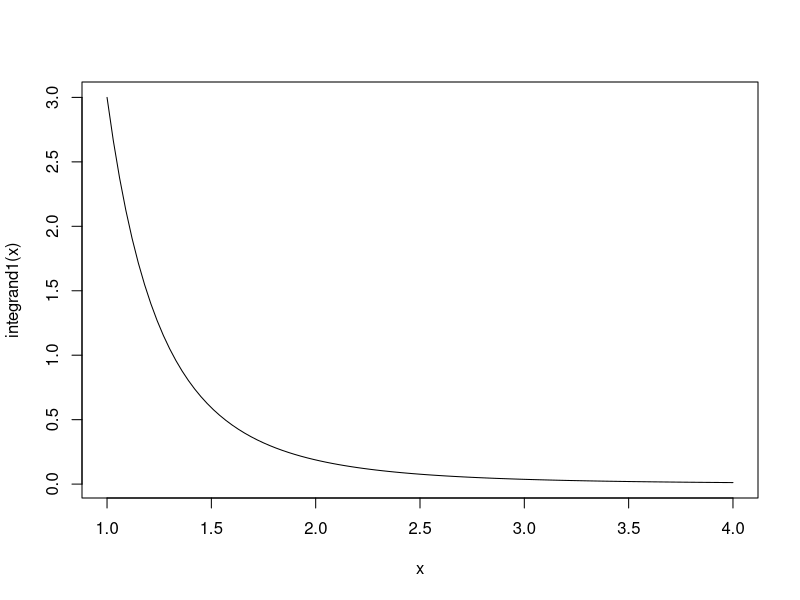

Reproduce this figure in R.
# Example 4.1
# A lot containing 7 components is sampled by a quality inspector; the lot contains
# 4 good components and 3 defective components. A sample of 3 is taken by the
# inspector. Find the expected value of the number of good components in this
# sample.

###Solution :

# # Let X represent the number of good components in the sample. 
# The probability distribution of X is
# f(x) = choose(4,x)*choose(3,3-x)/choose(7,3)

x <- c(0,1,2,3)

# Probability distribution vector
f <- choose(4,x)*choose(3,3-x)/choose(7,3)
exp_val = sum(x*f)
#Answer
round(exp_val,1)

#Example 4.2
# A salesperson for a medical device company has two appointments on a given day.
# At the first appointment, he believes that he has a 70% chance to make the deal,
# from which he can earn $1000 commission if successful. On the other hand, he
# thinks he only has a 40% chance to make the deal at the second appointment,
# from which, if successful, he can make $1500. What is his expected commission
# based on his own probability belief? Assume that the appointment results are
# independent of each other.

## Solution

#let p1 = 0.7 and p2 = 0.4 success 
p1 <- 0.7
p2 <- 0.4
commition_val <- c(0,1000,1500,2500)
# First, we know that the salesperson, for the two appointments, can have 4 possible
# commission totals: $0, $1000, $1500, and $2500. We then need to calculate their
# associated probabilities. By independence, we obtain
f1 <- (1-p1)*(1-p2) # 0 $
f2 <- p1*(1-p2)     # 1000 $
f3 <- (1-p1)*p2     # 1500 $
f4 <- p1 * p2       # 2500$

f<- c(f1,f2,f3,f4)

Expected_commision <- sum (commition_val * f)



#Ex4.1

# The probability distribution of X, the number of
# imperfections per 10 meters of a synthetic fabric in continuous rolls of uniform width, is given in Exercise 3.13
# on page 92 as
# x 0 1 2 3 4
# f(x) 0.41 0.37 0.16 0.05 0.01
# Find the average number of imperfections per 10 meters of this fabric.
###Solutions
x<-c(0:4)
f<-c(0.41, 0.37, 0.16, 0.05, 0.01)
avg_number_of_imp <- sum(x*f)
avg_number_of_imp

#Ex4.2
###Solution
x<-(0:3)
f<-choose(3,x)*((1/4)^x)*(3/4)^(3-x)
mean_of_x = sum(x*f)
mean_of_x

# Ex 4.4
# A coin is biased such that a head is three times
# as likely to occur as a tail. Find the expected number
# of tails when this coin is tossed twice.

###Solution

p_h <- 3/4
p_t <- 1/4

# There are 4 possibilites HH HT TH TT 
# Let X be the r.v representing the number of tails per event ( 2 tosses ).
x<- (0:2)
f<- c(p_h*p_h,2*p_h*p_t,p_t*p_t)
exp_numberOfTails<-sum(x*f)
exp_numberOfTails
# Ex 4.7
# 
# By investing in a particular stock, a person can
# make a profit in one year of $4000 with probability 0.3
# or take a loss of $1000 with probability 0.7. What is
# this person’s expected gain?

x<-c(4000,-1000)
f<-c(0.3,0.7)

exp_gain<-sum(x*f)
exp_gain
# Ex 4.13
# The density function of the continuous random
# variable X, the total number of hours, in units of 100
# hours, that a family runs a vacuum cleaner over a pe-
#   riod of one year, is given in Exercise 3.7 on page 92
# # as
# Find the average number of hours per year that families
# run their vacuum cleaners.

## define the integrated function
integrand1 <- function(y) {y^2} # 0 to 1
integrand2 <- function(z) {(2-z)*z} # 1 to 2
integrand3 <- 0         #else


integrate(integrand1,0,1)$value+integrate(integrand2,1,2)$value
#ex 4.18
x<-(0:3)
f<-choose(3,x)*((1/4)^x)*(3/4)^(3-x)
mean_of_x = sum(x^2*f)
mean_of_x
9/8

#Ex 4.29

# Exercise 3.29 on page 93 dealt with an impor-
#   tant particle size distribution characterized by
# (a) Plot the density function.
# (b) Give the mean particle size.

integrand1 <- function(y) {3*y^(-4)} # 1 to inf
curve(integrand1,1,4)
integrand1 <- function(y) {(3*y^(-4))*y} # 1 to inf
integrate(integrand1,1,Inf)$value

#Example 4.11
x<-(0:3)
g<-2*x+3
f<-c(1/4,1/8,1/2,1/8)
sum(f)
mean_gOfx <- sum(g*f)
mean_gOfx  

var_gOfx <- sum (((g-mean_gOfx)^2)*f)
var_gOfx


